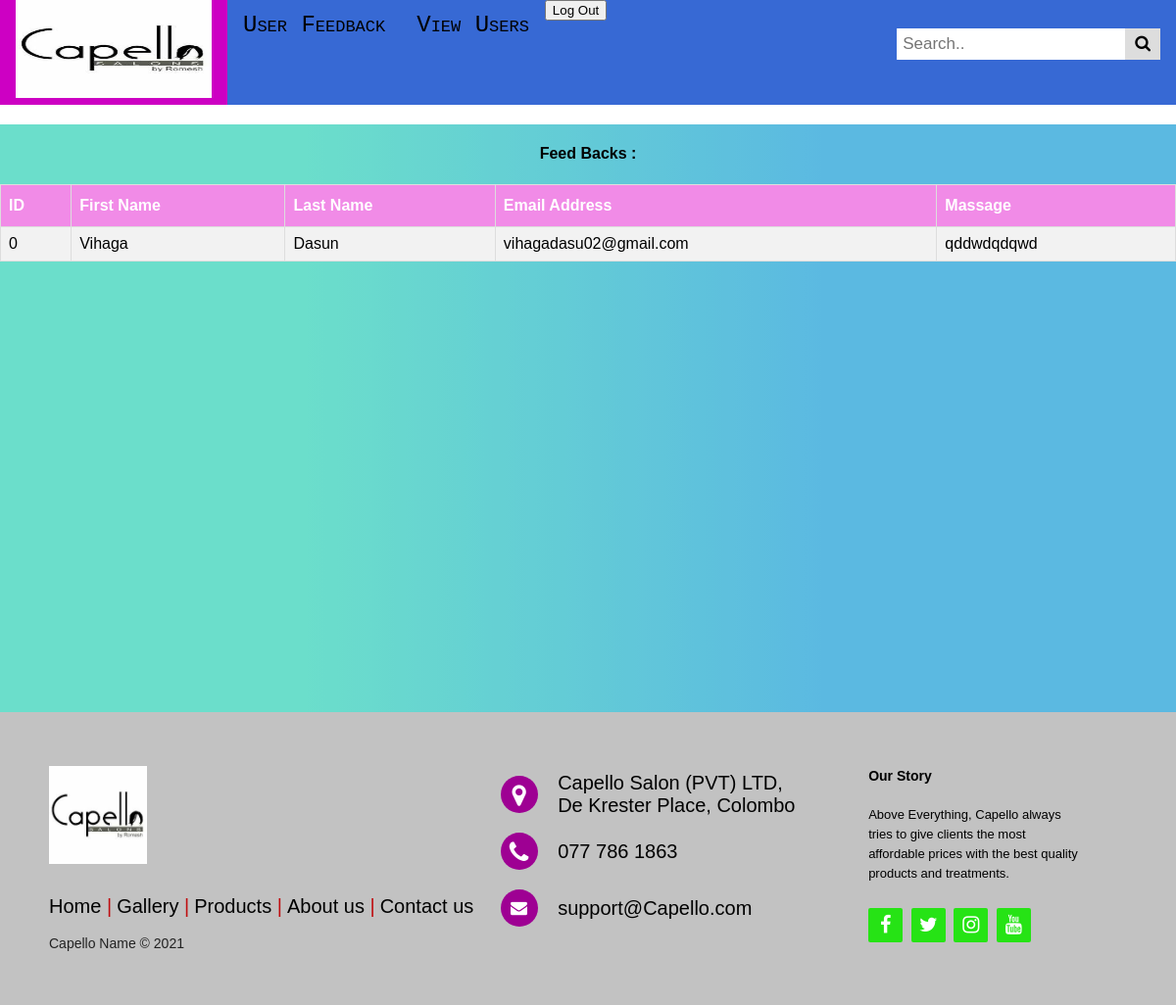
/admin/adminfeedbacksview.php, run on an earlier commit of the app's database.
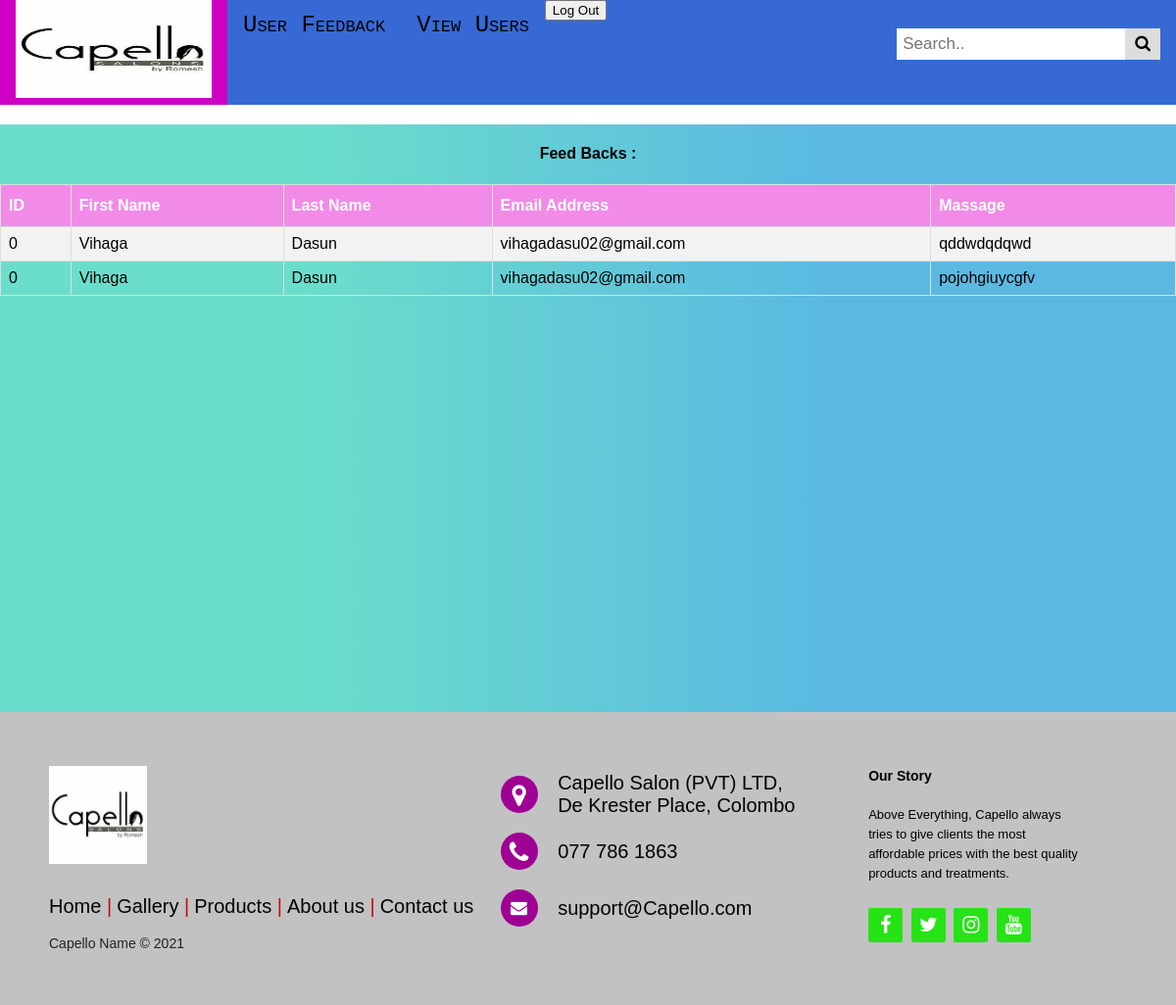
And on a later commit of the database.
### tables this page shows
CREATE TABLE `tbl_contact` (
  `id` int(10) NOT NULL,
  `firstname` varchar(100) NOT NULL,
  `lastname` varchar(100) NOT NULL,
  `email` varchar(100) NOT NULL,
  `message` varchar(100) NOT NULL
);

### admin/adminfeedbacksview.php (the view, shortened to what this page needs)
<!doctype html>
<html>
<head>
	<link rel="stylesheet" href="css/style.css">
	<link rel="stylesheet" href="https://cdnjs.cloudflare.com/ajax/libs/font-awesome/4.7.0/css/font-awesome.min.css">
	 <link href="css/slider.css" rel="stylesheet">
</head>
<body class="">
<div class="topnav" style=" margin-bottom: 20px;" >
<a style="padding-top:0px; padding-bottom: 0px"> <img src="images/download.jpeg.jpg" width="200px" height="100px"></a>
<a  href="adminfeedbacksview.php">User Feedback</a>
<a  href="adminusersview.php">View Users</a>
<form method="POST">
    <input name="logout" class="cart_btn" type="submit" value="Log Out">
  </form>
  <div class="search-container">
    <form action="/action_page.php">
      <input type="text" placeholder="Search.." name="search">
      <button type="submit"><i class="fa fa-search"></i></button>
    </form>
  </div>
</div>
<div class="section1" style="overflow-y: scroll">
		<div align="center" class="badge" style="font-size: : 40px;font:small-caps"><h4> Feed Backs :</h4></div>
	<table id="productsview">
  <?php
$mysqli = new mysqli('localhost','root','','makfab') or die(mysqli_error($mysqli));
$result  = $mysqli->query("SELECT * FROM tbl_contact") or die ($mysqli->erorr);
 ?>
  <tr>
	 	<th>ID</th>
    	<th>First Name</th>
		<th>Last Name</th>
	  	<th>Email Address</th>
    	<th>Massage</th>
  </tr>
 <?php
 		while ($row= $result->fetch_assoc()):  ?>
 			<tr>
 				<td> <?php echo $row['id']; ?> </td>
 				<td> <?php echo $row['firstname']; ?> </td>
 				<td> <?php echo $row['lastname']; ?> </td>
 				<td> <?php echo $row['email']; ?> </td>
 				<td> <?php echo $row['message']; ?> </td>
  </tr>
 <?php endwhile; ?>
 	 </table>
 	</div>
	<footer class="footer-distributed">
<div class="footer-left">
	<a><img src="images/download.jpeg.jpg" alt="" width="100px" height="100"  ></a>
	<p class="footer-links">
		<a href="index.html" class="link-1">Home</a>
		<a href="gallery.html">Gallery</a>
		<a href="products.html">Products</a>
		<a href="aboutus.html">About us</a>
		<a href="contactus.html">Contact us</a>
	</p>
	<p class="footer-company-name">Capello Name © 2021</p>
</div>
<div class="footer-center">
	<div>
		<i class="fa fa-map-marker"></i>
		<p>Capello Salon (PVT) LTD,<br> De Krester Place, Colombo</p>
	</div>
	<div>
		<i class="fa fa-phone"></i>
		<p>077 786 1863</p>
	</div>
	<div>
		<i class="fa fa-envelope"></i>
			<p><a href="Capello:support@company.com">support@Capello.com</a></p>
	</div>
</div>
<div class="footer-right">
	<p class="footer-company-about">
		<span>Our Story</span>
		Above Everything, Capello always tries to give clients the most affordable prices with the best quality products and treatments.
	</p>
	<div class="footer-icons">
		<a href="#"><i class="fa fa-facebook"></i></a>
		<a href="#"><i class="fa fa-twitter"></i></a>
		<a href="#"><i class="fa fa-instagram"></i></a>
		<a href="#"><i class="fa fa-youtube"></i></a>
	</div>
</div>
</footer>
</body>
</html>
</body>
</html>

What changed in the data, as far as the page shows it:
added tbl_contact: id "0", firstname "Vihaga", lastname "Dasun", email "vihagadasu02@gmail.com", message "pojohgiuycgfv"
